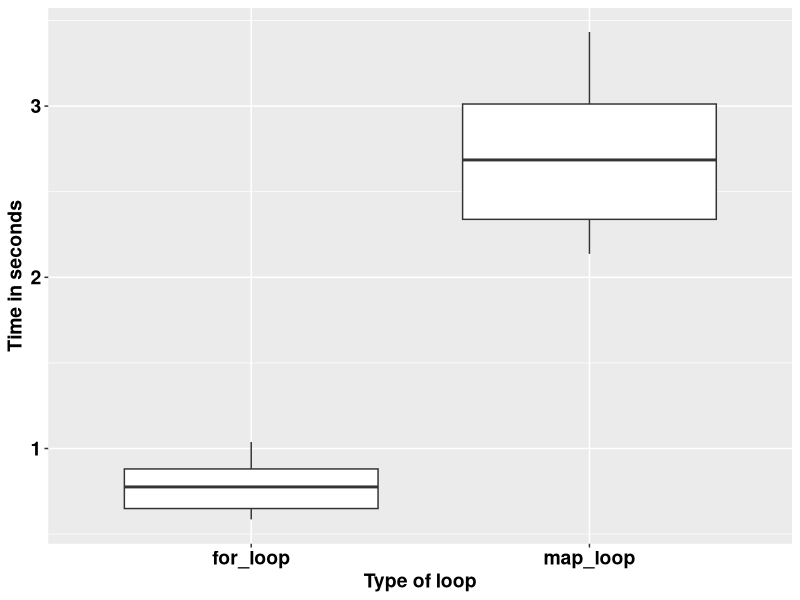

Write R code to recreate this figure.
## ---- chunk 1
knitr::opts_chunk$set(echo = TRUE)
## ---- chunk 2
square <- function(a) a**2
square(3)
## ---- chunk 3
square <- function(b){ # Create the function name, called square
  b**2
}
square(3)
## ---- chunk 4
square <- function(c){ 
  product <- c**2
  return(product)
}
square(3)
## ---- chunk 5
square <- function(d){
  product <- d**2
  print(product)
}
square(5)
## ---- chunk 6
square <- function(e){
  product <- e**2
  (product)
}
square(9)
## ---- chunk 7
square <- function(f){
  product <- f**2
  show(product)
}
square(9)
## ---- chunk 8
square_root <- function(b){
  product <- b^0.5 # quare root of a number is the number raised to power half
  return(product/2)
}
square_root(9)
## ---- chunk 9
square_root
## ---- chunk 10
square(-10:10)
## ---- chunk 11
square_root(c(-26, 1:15, 158))
## ---- chunk 12
m <- list(12, 18, 345)
square_root(m[[2]])
## ---- chunk 13
rescale <- function(x){
  m <- mean(x)
  s <- sd(x)
  (x - m) / s
}
rescale(c(-52, 58, 46, 99))
## ---- chunk 14
rescale <- function(x, only_translate){
  m <- mean(x)
  translated <- x - m
  if (only_translate) return(translated)
  s <- sd(x)
  translated / s
}

rescale(x = 1:6, only_translate = TRUE)
## ---- chunk 15
rescale <- function(x, only_translate){
  m <- mean(x)
  translated <- x - m
  if (only_translate) return(translated)
  s <- sd(x)
  translated / s
}

rescale(x = 1:4, only_translate = FALSE)
## ---- chunk 16
rescale(only_translate = TRUE, x = 1:4)
## ---- chunk 17
rescale(x = 1:4, TRUE)
rescale(TRUE, x = 1:4)
rescale(1:4, only_translate = T)
rescale(only_translate = T, 1:4)
## ---- chunk 18
rescale(1:4, o = T)
rescale(o = T, 1:4)
## ---- chunk 19
rescale <- function(x, only_translate = FALSE){
  m <- mean(x)
  translated <- x - m
  if(only_translate) return(translated)
  s <- sd(x)
  translated / s
}
## ---- chunk 20
rescale(1:4) # This runs with only_translate being taken as FALSE by default.
## ---- chunk 21
rescale <- function(x, ...){
  m <- mean(x, ...)
  s <- sd(x, ...)
  (x - m) / s
}

rescale(1:4) # 
## ---- chunk 22
x <- c(NA, 1:3)
rescale(x)
## ---- chunk 23
x <- c(NA, 1:3)
rescale(x, na.rm = TRUE)
## ---- chunk 24
some_function <- function(x) x
other_function <- function(x, ...) x
# some_function(1:4, foo = "bar") # This does not run because there was no allowance.
other_function(1:4, foo = "bar")

## ---- chunk 25
f <- function(...) list(...)
g <- function(x, y, ...) f(...)
g(x = 1, y = 2, z = 3, w = 4)
## ---- chunk 26
compare_rasters <- function(x) {
  if (sum(x > 0.5, na.rm = TRUE) > 7) {
    return(1)
  } else {
    return(0)
  }
  
}
## ---- chunk 27
library(tidyverse)
volumes <- rnorm(1000000)

for_loop <- vector()

for (k in 1:20) {
  for_loop[k] <- system.time(for (i in 1:length(volumes)) {
    2.3 * volumes[i] ^ 9
  })
}

map_loop <- vector()
for (j in 1:20) {
  map_loop[j] <- system.time(map_vec(volumes, \(x) 2.3 * x ^ 9))
}
## ---- chunk 28
data.frame(for_loop = for_loop, map_loop = map_loop) %>% 
  gather(key = "key", value = "value") %>% 
  ggplot(aes(key, value)) +
  geom_boxplot() +
  labs(x = "Type of loop",
       y = "Time in seconds") +
  theme(text = element_text(size = 14, face = "bold", colour = "black")) +
  theme(axis.text = element_text(size = 14, face = "bold", colour = "black"))
## ---- chunk 29
library(stringr)
library(lubridate)

vec <- c("Today is 7th Sept 2023")

# The task is to get the date information and make it a date object.

pattern <- "\\d{1,2}th \\[A-Za-z]+ \\d{4}"

date_object <- str_extract(vec, pattern)

date_object <- str_replace(date_object, "th", "")

date_object <- str_replace(date_object, "Sept", "9")

date_object <- dmy(date_object)

print(date_object)
